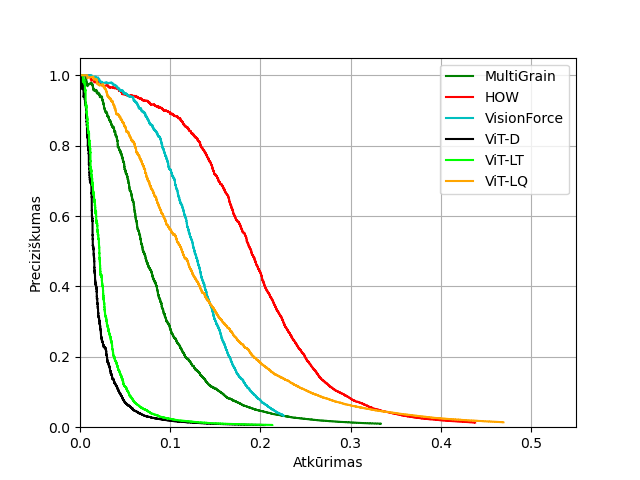

The script that saved this image:
import matplotlib.pyplot as plt
import numpy as np

if __name__ == "__main__":

    gist_precisions = np.load('gist_precisions.npy')
    gist_recalls = np.load('gist_recalls.npy')

    multi_precisions = np.load('multi_precisions.npy')
    multi_recalls = np.load('multi_recalls.npy')

    how_precisions = np.load('how_precisions.npy')
    how_recalls = np.load('how_recalls.npy')

    vf_precisions = np.load('vf_precisions.npy')
    vf_recalls = np.load('vf_recalls.npy')

    resnet_precisions = np.load('resnet_precisions.npy')
    resnet_recalls = np.load('resnet_recalls.npy')

    inception_precisions = np.load('inception_precisions.npy')
    inception_recalls = np.load('inception_recalls.npy')

    disc_precisions = np.load('land_d_precisions.npy')
    disc_recalls = np.load('land_d_recalls.npy')

    glv2q_precisions = np.load('land_q_precisions.npy')
    glv2q_recalls = np.load('land_q_recalls.npy')

    glv2t_precisions = np.load('land_t_precisions.npy')
    glv2t_recalls = np.load('land_t_recalls.npy')

    # plt.plot(gist_recalls, gist_precisions, 'b', label='GIST')
    plt.plot(multi_recalls, multi_precisions, 'g', label='MultiGrain')
    plt.plot(how_recalls, how_precisions, 'r', label='HOW')
    plt.plot(vf_recalls, vf_precisions, 'c', label='VisionForce')
    # plt.plot(resnet_recalls, resnet_precisions, 'm', label='Resnet')
    # plt.plot(inception_recalls, inception_precisions, 'y', label='Inception')
    plt.plot(disc_recalls, disc_precisions, 'k', label='ViT-D')
    plt.plot(glv2t_recalls, glv2t_precisions, 'lime', label='ViT-LT')
    plt.plot(glv2q_recalls, glv2q_precisions, 'orange', label='ViT-LQ')

    plt.xlabel("Atkūrimas")
    plt.ylabel("Preciziškumas")
    plt.xlim(0, 0.55)
    plt.ylim(0, 1.05)
    plt.grid()
    plt.legend()
    plt.savefig('6pr.eps', format='eps')